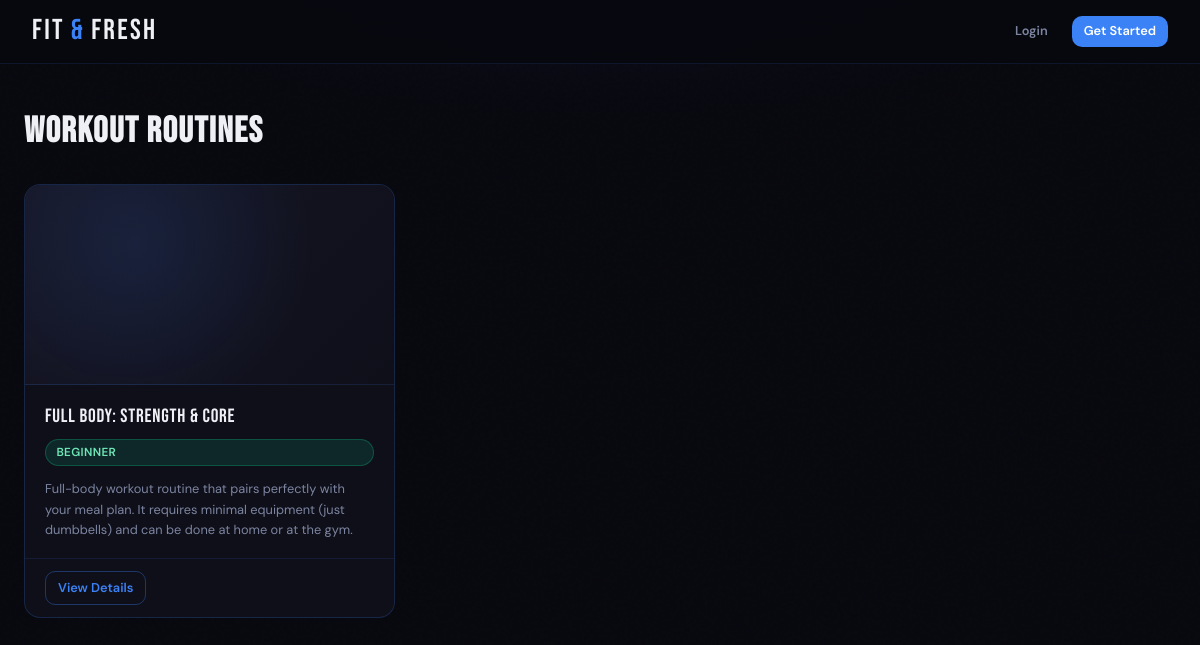
/workout-routines, run on an earlier commit of the app's database.
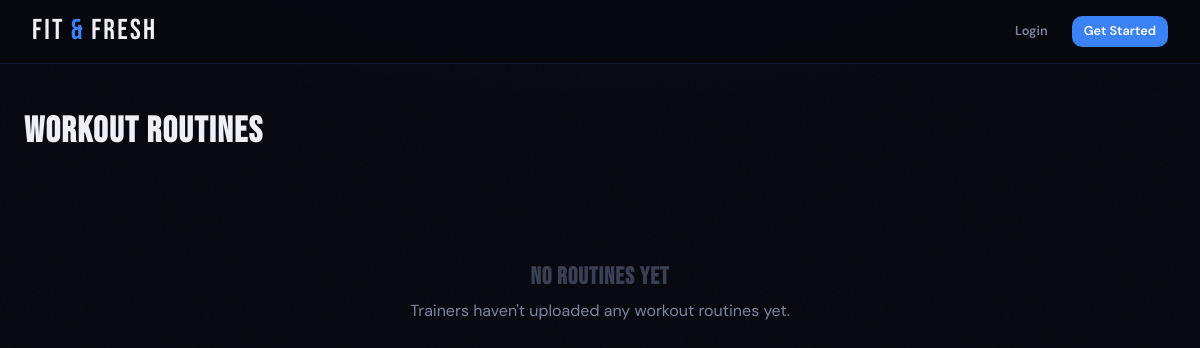
And on a later commit of the database.
### tables this page shows
CREATE TABLE workout_routine (id INTEGER PRIMARY KEY AUTOINCREMENT, name TEXT NOT NULL, description TEXT NOT NULL, difficulty TEXT, exercises_list TEXT NOT NULL, image_url TEXT, trainer_id INTEGER NOT NULL, FOREIGN KEY (trainer_id) REFERENCES user(id));

### App.py (the view)
@app.route("/workout-routines")
def workout_routines():
    conn = get_db()
    all_workout_routines = conn.execute("SELECT * FROM workout_routine").fetchall()
    conn.close()
    return render_template("workout_routines.html", routines = all_workout_routines)

### DB_Models.py (called while the page is built)
def get_db():
    os.makedirs(os.path.dirname(DB_PATH), exist_ok = True) #Creates the instance folder if it doesn't exist
    conn = sqlite3.connect(DB_PATH, timeout = 10) #Connects to the database file. Timeout = 10 makes SQLite wait up to 10 seconds for a lock to clear instead of causing an error.
    conn.row_factory = sqlite3.Row #Allows columns to be accessed by name instead of index
    conn.execute("PRAGMA foreign_keys = ON") #Enforces foreign key constraints
    conn.execute("PRAGMA journal_mod = WAL") #Write-Ahead Logging lets reads and writes happen at the same time, greatly reducing "database is locked" errors
    conn.execute("PRAGMA busy_timeout = 10000") #Backup lock wait of 10 seconds at the SQLIte engine level
    return conn

### templates/workout_routines.html (shortened to what this page needs)
{% extends "base.html" %}
{% block content %}
<div class="page">
    <div class="page-header">
        <h2>Workout Routines</h2>
    </div>
    {% if routines %}
    <div class="grid-3">
        {% for routine in routines %}
        <div class="content-card">
            {% if routine.image_url %}
            <img src="{{ routine.image_url }}" class="content-card-img" alt="{{ routine.name }}">
            {% else %}
            <div class="content-card-img-placeholder">
            </div>
            {% endif %}
            <div class="content-card-body">
                <div class="content-card-title">{{ routine.name }}</div>
                {% if routine.difficulty == "Beginner" %}
                    <span class="badge badge-beginner">{{ routine.difficulty }}</span>
                {% elif routine.difficulty == "Intermediate" %}
                    <span class="badge badge-intermediate">{{ routine.difficulty }}</span>
                {% else %}
                    <span class="badge badge-advanced">{{ routine.difficulty }}</span>
                {% endif %}
                <p class="content-card-meta" style="margin-top:0.4rem;">{{ routine.description }}</p>
            </div>
            <div class="content-card-footer">
                <a href="{{ url_for('routine_detail', routine_id=routine.id) }}" class="btn btn-outline btn-sm">View Details</a>
            </div>
        </div>
        {% endfor %}
    </div>
    {% else %}
    <div class="empty-state">
        <h3>No Routines Yet</h3>
        <p>Trainers haven't uploaded any workout routines yet.</p>
    </div>
    {% endif %}
</div>
{% endblock %}

What changed in the data, as far as the page shows it:
removed workout_routine: name "Full Body: Strength & Core", difficulty "BEGINNER", description "Full-body workout routine that pairs perfectly with your meal plan. It requires minimal equipment (just dumbbells) and can be done at home or at the gym."
Also different on the page:
text now shown: "No Routines Yet Trainers haven't uploaded any workout routines yet."
